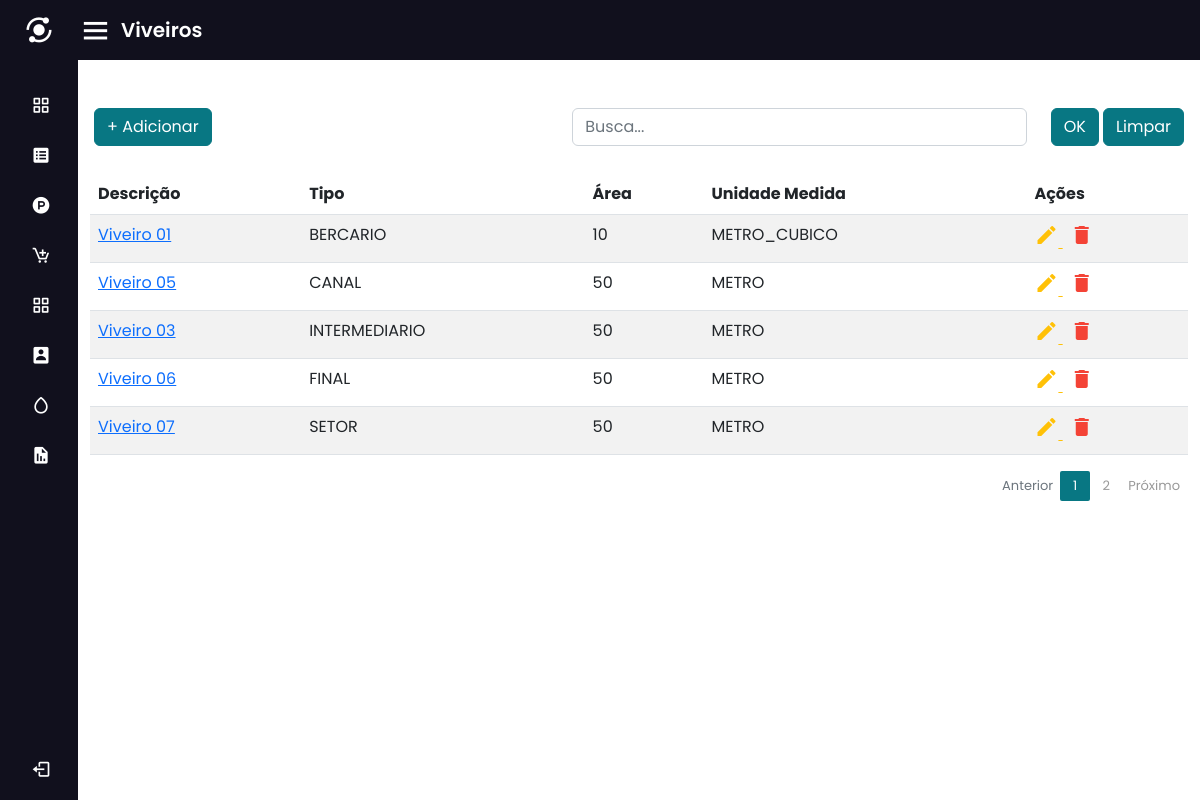
Screenshot of /viveiros/ with the database file from the repository.
### apps/viveiros/models.py (models this page shows)
class Viveiro(models.Model):
    descricao = models.CharField('Descrição', max_length=20)
    tipo = models.CharField('Tipo', max_length=13, choices=TIPOS_VIVEIROS)
    area = models.CharField('Área', max_length=15)
    un_medida = models.CharField('Unidade de Medida', max_length=12, choices=TIPOS_UNIDADE)
    fator_densidade = models.CharField('Fator Densidade', max_length=8)
    setor = models.CharField('Setor', max_length=20)
    ciclo = models.CharField('Ciclo', max_length=15)
    estado = models.CharField('Estado', max_length=15)
    ativo = models.BooleanField('Ativo', max_length=1)
    def __str__(self):
        return self.descricao

### apps/viveiros/views.py (the view)
# urls.py: path('', ViveiroList.as_view(), name='list_viveiro'),
class ViveiroList(ListView):
    model = Viveiro
    paginate_by = 5
    def get_queryset(self):
        termo_pesquisa = super(ViveiroList, self).get_queryset()
        search = self.request.GET.get('search')
        if search:
            return termo_pesquisa.filter(
                Q(descricao__icontains=search)|
                Q(tipo__icontains=search)
            )
        else:
            return termo_pesquisa

### apps/viveiros/templates/viveiros/viveiro_list.html
{% extends 'base.html' %}
{% block header %}
	<div class="home-content">
		<i class='bx bx-menu' id="btn"></i>
		<span class="text px-2">Viveiros</span>
	</div>
{% endblock %}
{% block content %}
	<div class="col px-3 mt-5">
		<form action="." method="GET">
              <div class="row">
				  <div class="col" id="botao">
					  <a class="btn btn-secondary" href="{% url 'create_viveiro' %}">+ Adicionar</a>
				  </div>
				  <div class="col ">
					  <input name="search" class="form-control mb-2" type="text" placeholder="Busca..." />
				  </div>
				  <div class="col-auto">
					  <button class="btn btn-secondary mb-2" type="submit">OK</button>
					  <button class="btn btn-secondary mb-2">Limpar</button>
				  </div>
              </div>
		</form>
	</div>
	<div class="container-fluid">
		<div class="row" style="margin-top: 20px">
			<div class="col-md-12">
				<table id="tblDados" class="table table-striped table-hover">
					<thead>
						<tr>
							<th scope="col">Descrição</th>
							<th>Tipo</th>
							<th>Área</th>
							<th>Unidade Medida</th>
							<th scope="col">Ações</th>
						</tr>
					</thead>
					<tbody>
					   {% for viveiro in object_list %}
						   <tr>
							   <td>
								  <a href="">{{ viveiro }}</a>
							   </td>
							   <td>{{ viveiro.tipo }}</td>
							   <td>{{ viveiro.area }}</td>
							   <td>{{ viveiro.un_medida }}</td>
							   <td>
								   <a href="{% url 'edit_viveiro' viveiro.id %}" class="edit" >
									   <i class="material-icons " data-toggle="tooltip" id="Edit">&#xE254;</i>
								   </a>
								   <a href="{% url 'del_viveiro' viveiro.id %}" class="delete" style="padding-left: 7px">
									   <i class="material-icons"  data-toggle="tooltip" id="Delete">&#xE872;</i>
								   </a>
							   </td>
						   </tr>
					   {% endfor %}
					</tbody>
					</table>
						<div class="row">
							<nav>
								<ul class="pagination">
							  		{% if page_obj.has_previous %}
										<li class="page-item">
							  				<a class="page-link" href="?page={{page_obj.previous_page_number }}" tabindex="-1">Anterior</a>
										</li>
							  		{% else %}
									    <li class="page-item disabled">
										  	<a class="page-link" href="#" tabindex="-1">Anterior</a>
										</li>
							  		{% endif %}
									{% for num in page_obj.paginator.page_range %}
										{% if num == page_obj.number %}
									  		<li class="page-item active">
										  		<a class="page-link" href="#">{{ num }}</a>
									  		</li>
									 	{% else %}
									   		<li class="page-item">
										  		<a class="page-link" href="?page={{ num }}">{{ num }}</a>
									  		</li>
									  	{% endif%}
									{% endfor %}
									{% if page_obj.has_next %}
										<li class="page-item">
											<a class="page-link" href="?page={{ page_obj.next_page_number }}">Próximo</a>
									  	</li>
									{% else %}
										<li class="page-item disabled">
											<a class="page-link" href="#">Próximo</a>
									    </li>
									{% endif %}
						  		</ul>
							</nav>
						</div>
{% endblock %}

### static/css/style_navbar.css (style rules this page uses)
* { margin: 0; padding: 0; font-family: "Poppins", sans-serif; }
.home-section .home-content { height: 60px; display: flex; align-items: center; background: #11101d; }
.home-section .home-content .bx-menu, .home-section .home-content .text { color: #fff;; font-size: 35px; }
.home-section .home-content .bx-menu, { margin: 0 15px; cursor: pointer; }
.home-section .home-content .text { font-size: 20px; font-weight: 600; text-align: center; }
.edit { color:#FFC107; }
.delete { color:#F44336; }
.pagination { float:right; margin:0 0 5px; }
.pagination li a { border:none; font-size:13px; min-width:30px; min-height:30px; color:#999; margin:0 2px; line-height:30px; border-radius:2px!important; text-align:center; padding:0 6px; }

### static/css/style.css (style rules this page uses)
.btn-secondary { background-color: #087783 !important; border-color: #087783 !important; }
.active>.page-link, .page-link.active { background-color: #087783 !important; }

### rows the page displays
Viveiro: descricao "Viveiro 01", tipo "BERCARIO", area "10", un_medida "METRO_CUBICO"
Viveiro: descricao "Viveiro 05", tipo "CANAL", area "50", un_medida "METRO"
Viveiro: descricao "Viveiro 03", tipo "INTERMEDIARIO", area "50", un_medida "METRO"
Viveiro: descricao "Viveiro 06", tipo "FINAL", area "50", un_medida "METRO"
Viveiro: descricao "Viveiro 07", tipo "SETOR", area "50", un_medida "METRO"

### other values shown
{{ num }} "1"
{{ num }} "2"
